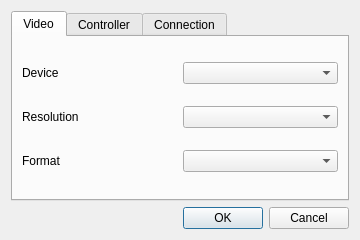
<?xml version="1.0" encoding="UTF-8"?>
<ui version="4.0">
 <class>SettingsDialog</class>
 <widget class="QDialog" name="SettingsDialog">
  <property name="geometry">
   <rect>
    <x>0</x>
    <y>0</y>
    <width>360</width>
    <height>240</height>
   </rect>
  </property>
  <property name="windowTitle">
   <string>Settings</string>
  </property>
  <layout class="QVBoxLayout" name="verticalLayout">
   <item>
    <widget class="QTabWidget" name="tabWidget">
     <property name="currentIndex">
      <number>0</number>
     </property>
     <widget class="QWidget" name="tab_video">
      <attribute name="title">
       <string>Video</string>
      </attribute>
      <layout class="QGridLayout" name="gridLayout">
       <item row="0" column="0">
        <widget class="QLabel" name="label_device">
         <property name="text">
          <string>Device</string>
         </property>
        </widget>
       </item>
       <item row="2" column="0">
        <widget class="QLabel" name="label_format">
         <property name="text">
          <string>Format</string>
         </property>
        </widget>
       </item>
       <item row="1" column="1">
        <widget class="QComboBox" name="combo_box_resolution"/>
       </item>
       <item row="0" column="1">
        <widget class="QComboBox" name="combo_box_device">
         <property name="mouseTracking">
          <bool>false</bool>
         </property>
        </widget>
       </item>
       <item row="1" column="0">
        <widget class="QLabel" name="label_resolution">
         <property name="text">
          <string>Resolution</string>
         </property>
        </widget>
       </item>
       <item row="2" column="1">
        <widget class="QComboBox" name="combo_box_format"/>
       </item>
      </layout>
     </widget>
     <widget class="QWidget" name="tab_controller">
      <attribute name="title">
       <string>Controller</string>
      </attribute>
      <layout class="QGridLayout" name="gridLayout_2">
       <item row="0" column="0">
        <widget class="QLabel" name="label_controller_type">
         <property name="text">
          <string>Controller type</string>
         </property>
        </widget>
       </item>
       <item row="0" column="1">
        <widget class="QComboBox" name="combo_box_controller_type">
         <item>
          <property name="text">
           <string notr="true">ch9329</string>
          </property>
         </item>
         <item>
          <property name="text">
           <string notr="true">kvm-card-mini</string>
          </property>
         </item>
        </widget>
       </item>
       <item row="1" column="0">
        <widget class="QLabel" name="label_com_port">
         <property name="text">
          <string>COM port :</string>
         </property>
        </widget>
       </item>
       <item row="1" column="1">
        <widget class="QComboBox" name="combo_box_com_port">
         <property name="editable">
          <bool>true</bool>
         </property>
         <property name="currentIndex">
          <number>0</number>
         </property>
         <item>
          <property name="text">
           <string>auto</string>
          </property>
         </item>
        </widget>
       </item>
       <item row="2" column="0">
        <widget class="QLabel" name="label_baud_rate">
         <property name="text">
          <string>Baud rate:</string>
         </property>
        </widget>
       </item>
       <item row="2" column="1">
        <widget class="QComboBox" name="combo_box_baud_rate">
         <property name="editable">
          <bool>true</bool>
         </property>
         <property name="currentText">
          <string notr="true">9600</string>
         </property>
         <item>
          <property name="text">
           <string notr="true">9600</string>
          </property>
         </item>
         <item>
          <property name="text">
           <string notr="true">14400</string>
          </property>
         </item>
         <item>
          <property name="text">
           <string notr="true">19200</string>
          </property>
         </item>
         <item>
          <property name="text">
           <string notr="true">38400</string>
          </property>
         </item>
         <item>
          <property name="text">
           <string notr="true">57600</string>
          </property>
         </item>
         <item>
          <property name="text">
           <string notr="true">115200</string>
          </property>
         </item>
        </widget>
       </item>
      </layout>
     </widget>
     <widget class="QWidget" name="tab_connection">
      <attribute name="title">
       <string>Connection</string>
      </attribute>
      <layout class="QVBoxLayout" name="verticalLayout_2">
       <item>
        <widget class="QCheckBox" name="check_box_auto_connect">
         <property name="text">
          <string>Auto Connect</string>
         </property>
        </widget>
       </item>
      </layout>
     </widget>
    </widget>
   </item>
   <item>
    <widget class="QDialogButtonBox" name="button_box">
     <property name="orientation">
      <enum>Qt::Orientation::Horizontal</enum>
     </property>
     <property name="standardButtons">
      <set>QDialogButtonBox::StandardButton::Cancel|QDialogButtonBox::StandardButton::Ok</set>
     </property>
    </widget>
   </item>
  </layout>
 </widget>
 <resources/>
 <connections>
  <connection>
   <sender>button_box</sender>
   <signal>accepted()</signal>
   <receiver>SettingsDialog</receiver>
   <slot>accept()</slot>
   <hints>
    <hint type="sourcelabel">
     <x>248</x>
     <y>254</y>
    </hint>
    <hint type="destinationlabel">
     <x>157</x>
     <y>274</y>
    </hint>
   </hints>
  </connection>
  <connection>
   <sender>button_box</sender>
   <signal>rejected()</signal>
   <receiver>SettingsDialog</receiver>
   <slot>reject()</slot>
   <hints>
    <hint type="sourcelabel">
     <x>316</x>
     <y>260</y>
    </hint>
    <hint type="destinationlabel">
     <x>286</x>
     <y>274</y>
    </hint>
   </hints>
  </connection>
 </connections>
</ui>
